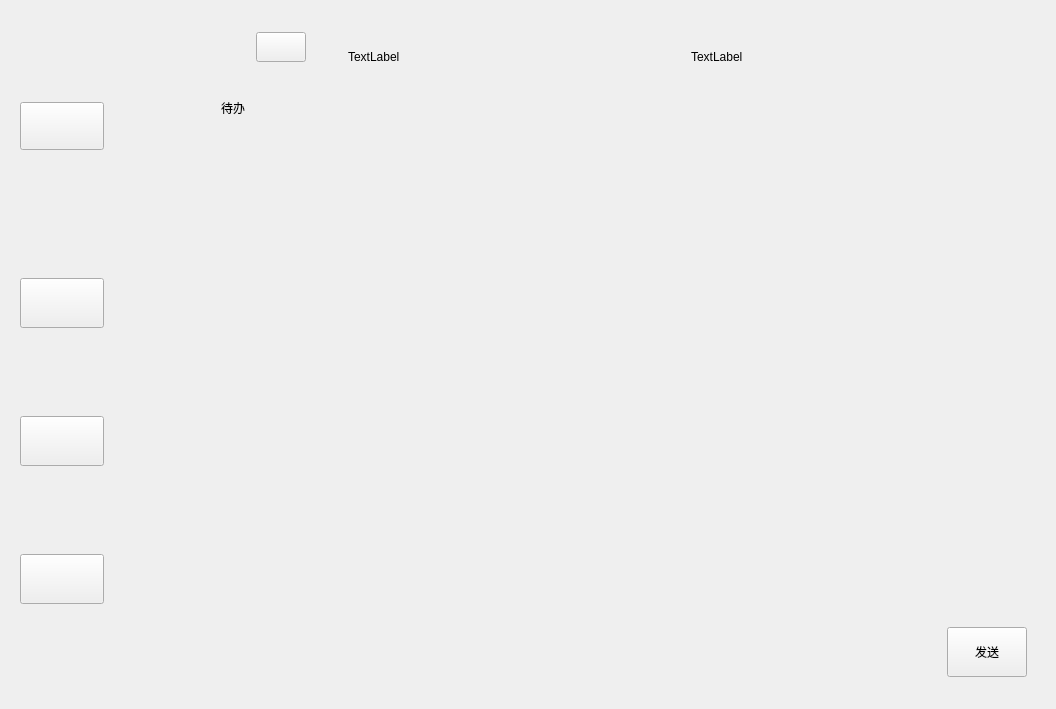
<?xml version="1.0" encoding="UTF-8"?>
<ui version="4.0">
 <class>Widget</class>
 <widget class="QWidget" name="Widget">
  <property name="geometry">
   <rect>
    <x>0</x>
    <y>0</y>
    <width>1056</width>
    <height>709</height>
   </rect>
  </property>
  <property name="windowTitle">
   <string>Widget</string>
  </property>
  <property name="windowIcon">
   <iconset resource="TinyChat.qrc">
    <normaloff>:/images/images/bitbug_favicon.ico</normaloff>:/images/images/bitbug_favicon.ico</iconset>
  </property>
  <layout class="QHBoxLayout" name="horizontalLayout_2" stretch="1,2,7">
   <item>
    <widget class="QWidget" name="leftWidget" native="true">
     <layout class="QVBoxLayout" name="verticalLayout">
      <item>
       <widget class="QPushButton" name="userInfo_button">
        <property name="minimumSize">
         <size>
          <width>48</width>
          <height>48</height>
         </size>
        </property>
        <property name="text">
         <string/>
        </property>
        <property name="icon">
         <iconset resource="TinyChat.qrc">
          <normaloff>:/images/images/userInfo.ico</normaloff>:/images/images/userInfo.ico</iconset>
        </property>
        <property name="iconSize">
         <size>
          <width>48</width>
          <height>48</height>
         </size>
        </property>
       </widget>
      </item>
      <item>
       <spacer name="verticalSpacer">
        <property name="orientation">
         <enum>Qt::Vertical</enum>
        </property>
        <property name="sizeType">
         <enum>QSizePolicy::Fixed</enum>
        </property>
        <property name="sizeHint" stdset="0">
         <size>
          <width>20</width>
          <height>40</height>
         </size>
        </property>
       </spacer>
      </item>
      <item>
       <widget class="QPushButton" name="privateChat">
        <property name="minimumSize">
         <size>
          <width>50</width>
          <height>50</height>
         </size>
        </property>
        <property name="text">
         <string/>
        </property>
        <property name="icon">
         <iconset resource="TinyChat.qrc">
          <normaloff>:/images/images/friends.ico</normaloff>:/images/images/friends.ico</iconset>
        </property>
        <property name="iconSize">
         <size>
          <width>32</width>
          <height>32</height>
         </size>
        </property>
       </widget>
      </item>
      <item>
       <widget class="QPushButton" name="groupChat">
        <property name="minimumSize">
         <size>
          <width>50</width>
          <height>50</height>
         </size>
        </property>
        <property name="text">
         <string/>
        </property>
        <property name="icon">
         <iconset resource="TinyChat.qrc">
          <normaloff>:/images/images/chat.ico</normaloff>:/images/images/chat.ico</iconset>
        </property>
        <property name="iconSize">
         <size>
          <width>32</width>
          <height>32</height>
         </size>
        </property>
       </widget>
      </item>
      <item>
       <widget class="QPushButton" name="fileView">
        <property name="minimumSize">
         <size>
          <width>50</width>
          <height>50</height>
         </size>
        </property>
        <property name="text">
         <string/>
        </property>
        <property name="icon">
         <iconset resource="TinyChat.qrc">
          <normaloff>:/images/images/file.ico</normaloff>:/images/images/file.ico</iconset>
        </property>
        <property name="iconSize">
         <size>
          <width>32</width>
          <height>32</height>
         </size>
        </property>
       </widget>
      </item>
     </layout>
    </widget>
   </item>
   <item>
    <widget class="QWidget" name="chatInfoWidget" native="true">
     <layout class="QVBoxLayout" name="verticalLayout_4" stretch="1,1,10">
      <item>
       <widget class="QWidget" name="searchAddWidget" native="true">
        <layout class="QHBoxLayout" name="horizontalLayout_4">
         <item>
          <spacer name="horizontalSpacer_2">
           <property name="orientation">
            <enum>Qt::Horizontal</enum>
           </property>
           <property name="sizeType">
            <enum>QSizePolicy::Expanding</enum>
           </property>
           <property name="sizeHint" stdset="0">
            <size>
             <width>80</width>
             <height>20</height>
            </size>
           </property>
          </spacer>
         </item>
         <item>
          <widget class="QPushButton" name="pushButton_add">
           <property name="minimumSize">
            <size>
             <width>50</width>
             <height>30</height>
            </size>
           </property>
           <property name="text">
            <string/>
           </property>
           <property name="icon">
            <iconset resource="TinyChat.qrc">
             <normaloff>:/images/images/add.ico</normaloff>:/images/images/add.ico</iconset>
           </property>
           <property name="iconSize">
            <size>
             <width>30</width>
             <height>30</height>
            </size>
           </property>
          </widget>
         </item>
        </layout>
       </widget>
      </item>
      <item>
       <widget class="QWidget" name="widget_TODO" native="true">
        <layout class="QHBoxLayout" name="horizontalLayout_5">
         <item>
          <widget class="QPushButton" name="pushButton_TODO">
           <property name="text">
            <string>       待办</string>
           </property>
           <property name="icon">
            <iconset resource="TinyChat.qrc">
             <normaloff>:/images/images/TODO.ico</normaloff>:/images/images/TODO.ico</iconset>
           </property>
           <property name="iconSize">
            <size>
             <width>32</width>
             <height>32</height>
            </size>
           </property>
           <property name="autoRepeat">
            <bool>false</bool>
           </property>
           <property name="flat">
            <bool>true</bool>
           </property>
          </widget>
         </item>
        </layout>
       </widget>
      </item>
      <item>
       <widget class="QStackedWidget" name="stackedWidget_button">
        <property name="currentIndex">
         <number>0</number>
        </property>
        <widget class="QWidget" name="groupButtonPage">
         <layout class="QVBoxLayout" name="verticalLayout_3"/>
        </widget>
        <widget class="QWidget" name="privateButtonPage"/>
       </widget>
      </item>
     </layout>
    </widget>
   </item>
   <item>
    <widget class="QWidget" name="chatWidget" native="true">
     <layout class="QVBoxLayout" name="verticalLayout_2" stretch="1,7,1">
      <item>
       <widget class="QWidget" name="privateChatLabelWidget" native="true">
        <layout class="QHBoxLayout" name="horizontalLayout_3">
         <item>
          <widget class="QLabel" name="chatNameLabel">
           <property name="text">
            <string>TextLabel</string>
           </property>
          </widget>
         </item>
         <item>
          <widget class="QLabel" name="status_label">
           <property name="text">
            <string>TextLabel</string>
           </property>
          </widget>
         </item>
        </layout>
       </widget>
      </item>
      <item>
       <widget class="QStackedWidget" name="stackedWidget_chat">
        <widget class="QWidget" name="privateChatPage"/>
        <widget class="QWidget" name="groupChatPage"/>
       </widget>
      </item>
      <item>
       <widget class="QWidget" name="sendDataWidget" native="true">
        <layout class="QHBoxLayout" name="horizontalLayout">
         <item>
          <spacer name="horizontalSpacer">
           <property name="orientation">
            <enum>Qt::Horizontal</enum>
           </property>
           <property name="sizeHint" stdset="0">
            <size>
             <width>40</width>
             <height>20</height>
            </size>
           </property>
          </spacer>
         </item>
         <item>
          <widget class="QPushButton" name="sendData">
           <property name="minimumSize">
            <size>
             <width>50</width>
             <height>50</height>
            </size>
           </property>
           <property name="text">
            <string>发送</string>
           </property>
          </widget>
         </item>
        </layout>
       </widget>
      </item>
     </layout>
    </widget>
   </item>
  </layout>
 </widget>
 <resources>
  <include location="TinyChat.qrc"/>
 </resources>
 <connections/>
</ui>
